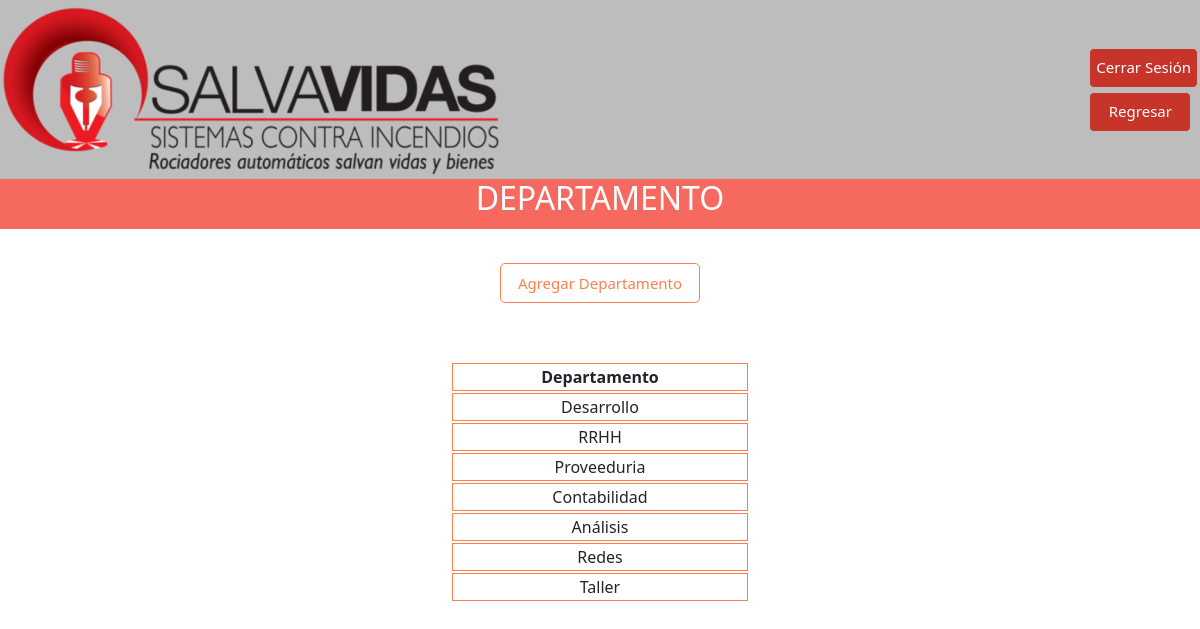
Page /admListaDepartamentos.php on the committed database.
### tables this page shows
CREATE TABLE `departamento` (
  `dptId` int(11) NOT NULL,
  `dptDescripcion` varchar(15) NOT NULL
);

### admListaDepartamentos.php (the view, shortened to what this page needs)
<!doctype html>
<html lang="en">
<?php include('busqueda.php');?>
<head>
    <link rel="stylesheet" href="botonesStyle.css">
    <link href="https://cdn.jsdelivr.net/npm/bootstrap@5.1.3/dist/css/bootstrap.min.css" rel="stylesheet">
    <link rel="stylesheet" href="bootstrap-5.1.3-dist/css/">
</head>
<body>
    <div style="background-color: #bdbdbd; boder:none;">
        <table width="100%">
            <tr>
                <td align="left"><img src="img/logo.png" class="img-fluid" alt="Salvaditas"></td>
                <td align="right">
                    <table>
                        <tr>
                            <td>
                                <a href="index.html">
                                    <button type="button" class="btn_cerrarSesion">Cerrar Sesión</button>
                                </a>
                            </td>
                        </tr>
                        <tr><td></td></tr>
                        <tr>
                            <td>
                                <a href="admin.php">
                                    <button type="button" class="btn_cerrarSesion" style="width: 102px;">Regresar</button>
                                </a>
                            </td>
                        </tr>
                    </table>
                </td>
            </tr>
        </table>
    </div>
    <div style="height: 50px; width: 100%; background-color:#f6695e; text-align: center; line-height: 60px;">
        <h2 style="color: white;">DEPARTAMENTO</h2>
    </div>
    <div class="col-6" style="height: 10px; width: 100px;"></div>
    <div class="container text-center my-auto">
        <div class="m-4 d-flex justify-content-center align-items-center">
            <a href="admDepartamento.php" style="color: #f6695e; ">
                <button type="button" class="btn_agregar">Agregar Departamento</button>
            </a>
        </div>
    </div>
    <div class="col-6" style="height: 10px; width: 100px;"></div>
    <div class="container text-center my-auto">
        <div class="m-4 d-flex justify-content-center align-items-center">
            <?php
                echo "<table width=\"300px\" style=\"border-collapse: separate;\">
                    <tr>
                        <th style=\"border: 1px solid #ff7f50;\">Departamento</th>
                    </tr>";
                $sql = "SELECT dptId, dptDescripcion FROM departamento";
                foreach ($db->query($sql) as $row) {
                    echo "<tr>
                        <td style=\"border: 1px solid #ff7f50;\">".$row["dptDescripcion"]."</td>
                    </tr>";
                }
                echo "</table>";
            ?>
        </div>
    </div>
</body>
</html>

### botonesStyle.css (style rules this page uses)
.btn_cerrarSesion { color: #fff; background-color: #c7352a; border-color: #bdbdbd; font-size: 15px; border-radius: 5px; height: 40px; width: 120; border: 1px solid #bdbdbd }
.btn_agregar { color: #ff7f50; background-color: #fff; border-color: #ff7f50; font-size: 15px; border-radius: 5px; height: 40px; width: 200px; border: 1px solid #ff7f50; }

### rows in the picture
departamento: dptDescripcion "Desarrollo"
departamento: dptDescripcion "RRHH"
departamento: dptDescripcion "Proveeduria"
departamento: dptDescripcion "Contabilidad"
departamento: dptDescripcion "Análisis"
departamento: dptDescripcion "Redes"
departamento: dptDescripcion "Taller"
